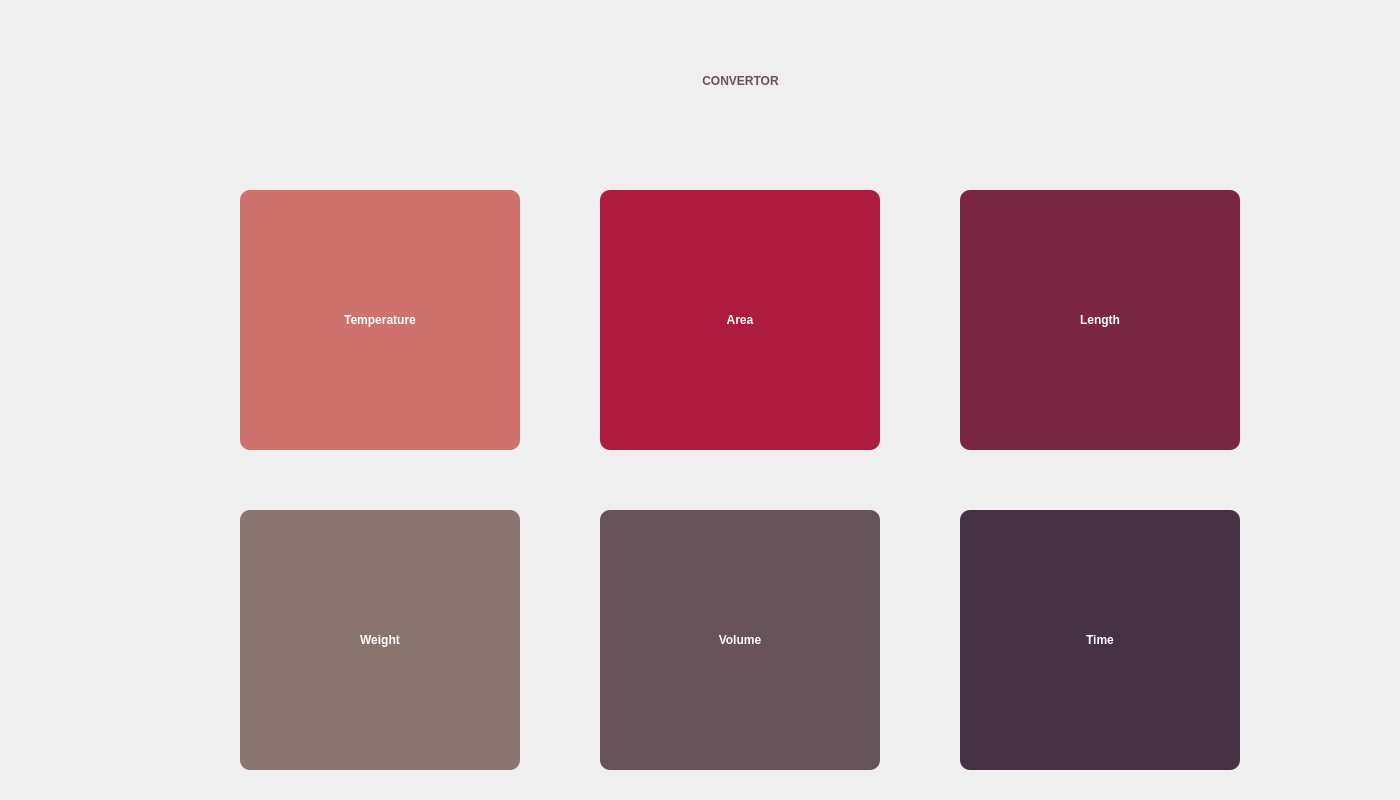
<?xml version="1.0" encoding="UTF-8"?>
<ui version="4.0">
 <class>Dialog</class>
 <widget class="QDialog" name="Dialog">
  <property name="geometry">
   <rect>
    <x>0</x>
    <y>0</y>
    <width>1400</width>
    <height>800</height>
   </rect>
  </property>
  <property name="windowTitle">
   <string>Dialog</string>
  </property>
  <widget class="QPushButton" name="weight_button">
   <property name="geometry">
    <rect>
     <x>240</x>
     <y>510</y>
     <width>280</width>
     <height>260</height>
    </rect>
   </property>
   <property name="styleSheet">
    <string notr="true">background-color:rgb(138, 116, 112);
font-weight:bold;
color: rgb(255, 255, 255);
font: 75 20pt &quot;Roboto&quot;;
border:none;
border-radius:10px;
font-weight:bold;</string>
   </property>
   <property name="text">
    <string>Weight</string>
   </property>
  </widget>
  <widget class="QPushButton" name="volume_button">
   <property name="geometry">
    <rect>
     <x>600</x>
     <y>510</y>
     <width>280</width>
     <height>260</height>
    </rect>
   </property>
   <property name="styleSheet">
    <string notr="true">background-color:rgb(105, 83, 90);
font-weight:bold;
color: rgb(255, 255, 255);
font: 75 20pt &quot;Roboto&quot;;
border:none;
border-radius:10px;
font-weight:bold;</string>
   </property>
   <property name="text">
    <string>Volume</string>
   </property>
  </widget>
  <widget class="QPushButton" name="length_button">
   <property name="geometry">
    <rect>
     <x>960</x>
     <y>190</y>
     <width>280</width>
     <height>260</height>
    </rect>
   </property>
   <property name="styleSheet">
    <string notr="true">background-color: rgb(123, 38, 66);
color: rgb(255, 255, 255);
font: 75 20pt &quot;Roboto&quot;;
border:none;
border-radius:10px;
font-weight:bold;</string>
   </property>
   <property name="text">
    <string>Length</string>
   </property>
  </widget>
  <widget class="QPushButton" name="area_button">
   <property name="geometry">
    <rect>
     <x>600</x>
     <y>190</y>
     <width>280</width>
     <height>260</height>
    </rect>
   </property>
   <property name="styleSheet">
    <string notr="true">background-color: rgb(175, 27, 63);
color: rgb(255, 255, 255);
font: 75 20pt &quot;Roboto&quot;;
border:none;
border-radius:10px;
font-weight:bold;</string>
   </property>
   <property name="text">
    <string>Area</string>
   </property>
  </widget>
  <widget class="QPushButton" name="temperature_button">
   <property name="geometry">
    <rect>
     <x>240</x>
     <y>190</y>
     <width>280</width>
     <height>260</height>
    </rect>
   </property>
   <property name="styleSheet">
    <string notr="true">background-color:rgb(207, 113, 109);
font-weight:bold;
color: rgb(255, 255, 255);
font: 75 20pt &quot;Roboto&quot;;
border:none;
border-radius:10px;
font-weight:bold;</string>
   </property>
   <property name="text">
    <string>Temperature</string>
   </property>
  </widget>
  <widget class="QPushButton" name="time_button">
   <property name="geometry">
    <rect>
     <x>960</x>
     <y>510</y>
     <width>280</width>
     <height>260</height>
    </rect>
   </property>
   <property name="styleSheet">
    <string notr="true">background-color: rgb(71, 49, 68);
color: rgb(255, 255, 255);
font: 75 20pt &quot;Roboto&quot;;
border:none;
border-radius:10px;
font-weight:bold;</string>
   </property>
   <property name="text">
    <string>Time</string>
   </property>
  </widget>
  <widget class="QLabel" name="label">
   <property name="geometry">
    <rect>
     <x>0</x>
     <y>50</y>
     <width>1431</width>
     <height>61</height>
    </rect>
   </property>
   <property name="styleSheet">
    <string notr="true">font: 30pt &quot;Roboto&quot;;
font-weight:bold;
color: rgb(105, 83, 90);
letter-spacing: 0.1em;</string>
   </property>
   <property name="text">
    <string>               CONVERTOR</string>
   </property>
   <property name="alignment">
    <set>Qt::AlignCenter</set>
   </property>
  </widget>
  <widget class="QLabel" name="label_2">
   <property name="geometry">
    <rect>
     <x>500</x>
     <y>40</y>
     <width>121</width>
     <height>81</height>
    </rect>
   </property>
   <property name="styleSheet">
    <string notr="true">border-image: url(:/resource/res/Group 228.png);</string>
   </property>
   <property name="text">
    <string/>
   </property>
  </widget>
 </widget>
 <resources/>
 <connections/>
</ui>
